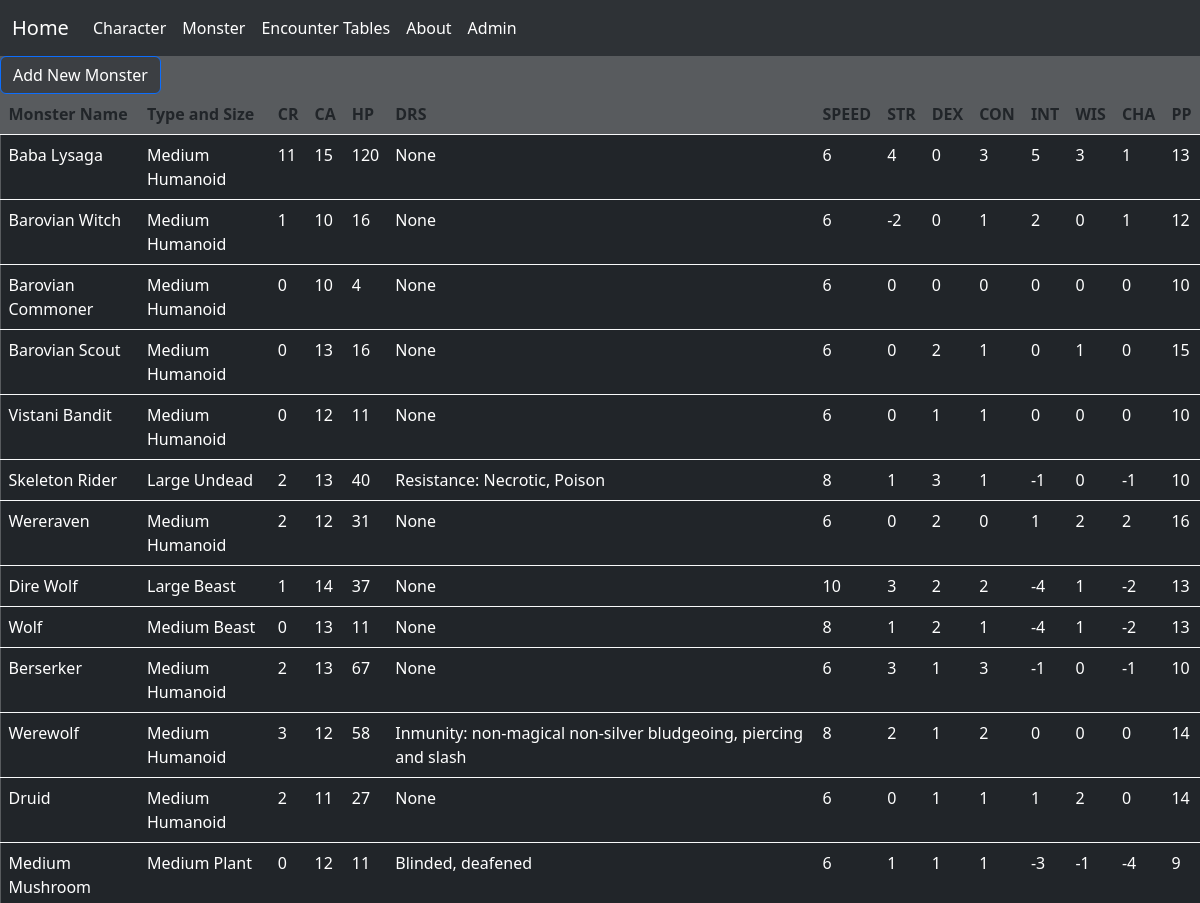
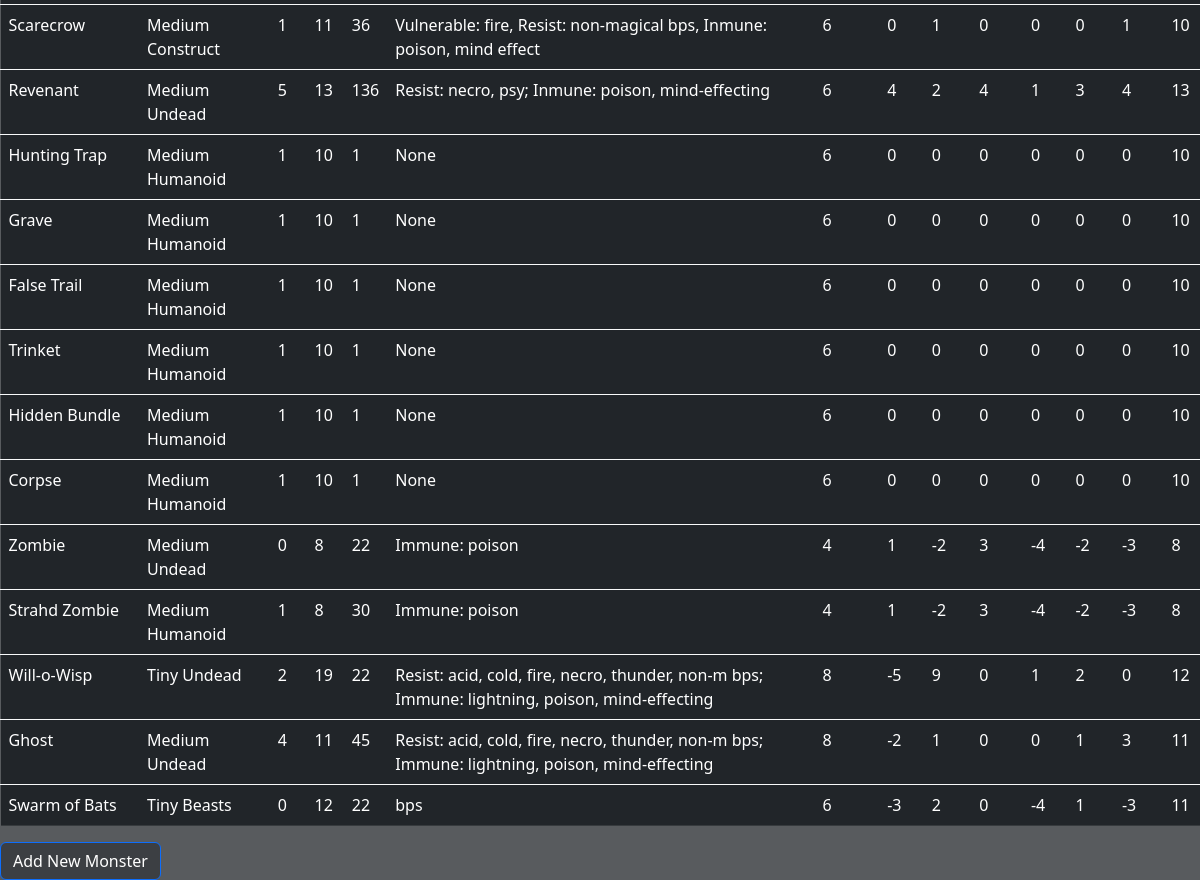
Screenshot of /monster/ with the database file from the repository (2 pictures, top to bottom).
### monster/models.py (models this page shows, shortened)
class Monster(models.Model):
        moname = models.CharField(max_length=64, default="Monster")
        montype = models.CharField(max_length=25, default="Medium Humanoid")
        cr = models.IntegerField(default=1)
        ca = models.IntegerField(default=10)
        hp = models.IntegerField(default=1)
        drs = models.CharField(max_length=250, default="None")
        speed = models.IntegerField(default=6)
        str = models.IntegerField(default=0)
        dex = models.IntegerField(default=0)
        con = models.IntegerField(default=0)
        int = models.IntegerField(default=0)
        wis = models.IntegerField(default=0)
        cha = models.IntegerField(default=0)
        pp = models.IntegerField(default=10)
        skill_1 = models.CharField(max_length=250, default="None")
        skill_2 = models.CharField(max_length=250, default="None")
        skill_3 = models.CharField(max_length=250, default="None")
        action_1 = models.CharField(max_length=250, default="None")
        action_2 = models.CharField(max_length=250, default="None")
        action_3 = models.CharField(max_length=250, default="None")
        spells = models.TextField(default="None")

### monster/views.py (the view)
# urls.py: path("", views.load, name="load")
def load(request):
    if 'moname' in request.GET:
        moname = request.GET['moname']
        data = Monster.objects.filter(moname__icontains=moname)
    else:
        data = Monster.objects.all()
    context = {
        'monsters' : data
    }
    return render(request, "monster/load.html", context)

### monster/templates/monster/load.html (shortened to what this page needs)
{% extends "index/layout.html" %}
{% block main %}
<a href="{% url 'monster:savemon' %}" class="btn btn-primary bg-dark bg-opacity-50">Add New Monster</a>
<div class="table-responsive">
<table class="table table-hover table-responsive">
    <thead>
        <tr>
            <th scope="col">Monster Name</th>
            <th scope="col">Type and Size</th>
            <th scope="col">CR</th>
            <th scope="col">CA</th>
            <th scope="col">HP</th>
            <th scope="col">DRS</th>
            <th scope="col">SPEED</th>
            <th scope="col">STR</th>
            <th scope="col">DEX</th>
            <th scope="col">CON</th>
            <th scope="col">INT</th>
            <th scope="col">WIS</th>
            <th scope="col">CHA</th>
            <th scope="col">PP</th>
        </tr>
    </thead>
    <tbody>
        {% for monster in monsters %}
        <tr class="border border-light">
            <tr class="table-dark">
                <td>{{ monster.moname }}</td>
                <td>{{ monster.montype }}</td>
                <td>{{ monster.cr }}</td>
                <td>{{ monster.ca }}</td>
                <td>{{ monster.hp }}</td>
                <td>{{ monster.drs }}</td>
                <td>{{ monster.speed }}</td>
                <td>{{ monster.str }}</td>
                <td>{{ monster.dex }}</td>
                <td>{{ monster.con }}</td>
                <td>{{ monster.int }}</td>
                <td>{{ monster.wis }}</td>
                <td>{{ monster.cha }}</td>
                <td>{{ monster.pp }}</td>
            </tr>
        </tr>
        {% empty %}
        <tr>
            <td>No monster over here</td>
        </tr>
        {% endfor %}
    </tbody>
</table>
</div>
<a href="{% url 'monster:savemon' %}" class="btn btn-primary bg-dark bg-opacity-50">Add New Monster</a>
{% endblock %}

### rows the page displays
Monster: moname "Baba Lysaga", montype "Medium Humanoid", cr "11", ca "15", hp "120", drs "None", speed "6", str "4", dex "0", con "3", int "5", wis "3", cha "1", pp "13"
Monster: moname "Barovian Witch", montype "Medium Humanoid", cr "1", ca "10", hp "16", drs "None", speed "6", str "-2", dex "0", con "1", int "2", wis "0", cha "1", pp "12"
Monster: moname "Barovian Commoner", montype "Medium Humanoid", cr "0", ca "10", hp "4", drs "None", speed "6", str "0", dex "0", con "0", int "0", wis "0", cha "0", pp "10"
Monster: moname "Barovian Scout", montype "Medium Humanoid", cr "0", ca "13", hp "16", drs "None", speed "6", str "0", dex "2", con "1", int "0", wis "1", cha "0", pp "15"
Monster: moname "Vistani Bandit", montype "Medium Humanoid", cr "0", ca "12", hp "11", drs "None", speed "6", str "0", dex "1", con "1", int "0", wis "0", cha "0", pp "10"
Monster: moname "Skeleton Rider", montype "Large Undead", cr "2", ca "13", hp "40", drs "Resistance: Necrotic, Poison", speed "8", str "1", dex "3", con "1", int "-1", wis "0", cha "-1", pp "10"
Monster: moname "Wereraven", montype "Medium Humanoid", cr "2", ca "12", hp "31", drs "None", speed "6", str "0", dex "2", con "0", int "1", wis "2", cha "2", pp "16"
Monster: moname "Dire Wolf", montype "Large Beast", cr "1", ca "14", hp "37", drs "None", speed "10", str "3", dex "2", con "2", int "-4", wis "1", cha "-2", pp "13"
Monster: moname "Wolf", montype "Medium Beast", cr "0", ca "13", hp "11", drs "None", speed "8", str "1", dex "2", con "1", int "-4", wis "1", cha "-2", pp "13"
Monster: moname "Berserker", montype "Medium Humanoid", cr "2", ca "13", hp "67", drs "None", speed "6", str "3", dex "1", con "3", int "-1", wis "0", cha "-1", pp "10"
Monster: moname "Werewolf", montype "Medium Humanoid", cr "3", ca "12", hp "58", drs "Inmunity: non-magical non-silver bludgeoing, piercing and slash", speed "8", str "2", dex "1", con "2", int "0", wis "0", cha "0", pp "14"
Monster: moname "Druid", montype "Medium Humanoid", cr "2", ca "11", hp "27", drs "None", speed "6", str "0", dex "1", con "1", int "1", wis "2", cha "0", pp "14"
Monster: moname "Medium Mushroom", montype "Medium Plant", cr "0", ca "12", hp "11", drs "Blinded, deafened", speed "6", str "1", dex "1", con "1", int "-3", wis "-1", cha "-4", pp "9"
Monster: moname "Scarecrow", montype "Medium Construct", cr "1", ca "11", hp "36", drs "Vulnerable: fire, Resist: non-magical bps, Inmune: poison, mind effect", speed "6", str "0", dex "1", con "0", int "0", wis "0", cha "1", pp "10"
Monster: moname "Revenant", montype "Medium Undead", cr "5", ca "13", hp "136", drs "Resist: necro, psy; Inmune: poison, mind-effecting", speed "6", str "4", dex "2", con "4", int "1", wis "3", cha "4", pp "13"
Monster: moname "Hunting Trap", montype "Medium Humanoid", cr "1", ca "10", hp "1", drs "None", speed "6", str "0", dex "0", con "0", int "0", wis "0", cha "0", pp "10"
Monster: moname "Grave", montype "Medium Humanoid", cr "1", ca "10", hp "1", drs "None", speed "6", str "0", dex "0", con "0", int "0", wis "0", cha "0", pp "10"
Monster: moname "False Trail", montype "Medium Humanoid", cr "1", ca "10", hp "1", drs "None", speed "6", str "0", dex "0", con "0", int "0", wis "0", cha "0", pp "10"
Monster: moname "Trinket", montype "Medium Humanoid", cr "1", ca "10", hp "1", drs "None", speed "6", str "0", dex "0", con "0", int "0", wis "0", cha "0", pp "10"
Monster: moname "Hidden Bundle", montype "Medium Humanoid", cr "1", ca "10", hp "1", drs "None", speed "6", str "0", dex "0", con "0", int "0", wis "0", cha "0", pp "10"
Monster: moname "Corpse", montype "Medium Humanoid", cr "1", ca "10", hp "1", drs "None", speed "6", str "0", dex "0", con "0", int "0", wis "0", cha "0", pp "10"
Monster: moname "Zombie", montype "Medium Undead", cr "0", ca "8", hp "22", drs "Immune: poison", speed "4", str "1", dex "-2", con "3", int "-4", wis "-2", cha "-3", pp "8"
Monster: moname "Strahd Zombie", montype "Medium Humanoid", cr "1", ca "8", hp "30", drs "Immune: poison", speed "4", str "1", dex "-2", con "3", int "-4", wis "-2", cha "-3", pp "8"
Monster: moname "Will-o-Wisp", montype "Tiny Undead", cr "2", ca "19", hp "22", drs "Resist: acid, cold, fire, necro, thunder, non-m bps; Immune: lightning, poison, mind-effecting", speed "8", str "-5", dex "9", con "0", int "1", wis "2", cha "0", pp "12"
Monster: moname "Ghost", montype "Medium Undead", cr "4", ca "11", hp "45", drs "Resist: acid, cold, fire, necro, thunder, non-m bps; Immune: lightning, poison, mind-effecting", speed "8", str "-2", dex "1", con "0", int "0", wis "1", cha "3", pp "11"
Monster: moname "Swarm of Bats", montype "Tiny Beasts", cr "0", ca "12", hp "22", drs "bps", speed "6", str "-3", dex "2", con "0", int "-4", wis "1", cha "-3", pp "11"
